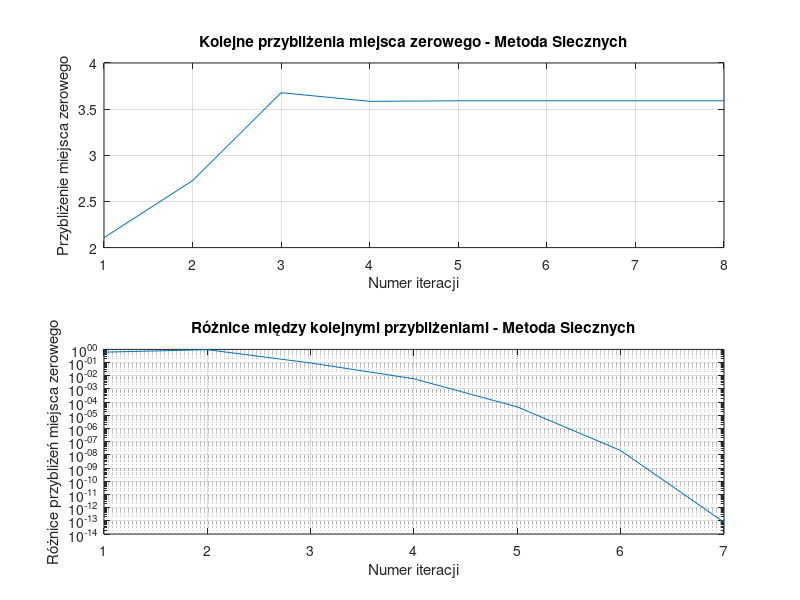

This chart was generated by the following MATLAB code:
function [xvec,xdif,xsolution,ysolution,iterations] = impedance_secant()
% Wyznacza miejsce zerowe funkcji impedance_difference metodą siecznych.
% xvec - wektor z kolejnymi przybliżeniami miejsca zerowego;
%   xvec(1)=x2 przy założeniu, że x0 i x1 są punktami startowymi
% xdif - wektor różnic kolejnych przybliżeń miejsca zerowego
%   xdif(i) = abs(xvec(i+1)-xvec(i));
% xsolution - obliczone miejsce zerowe
% ysolution - wartość funkcji impedance_difference wyznaczona dla f=xsolution
% iterations - liczba iteracji wykonana w celu wyznaczenia xsolution

x0 = 1; % pierwszy punkt startowy metody siecznych
x1 = 10; % drugi punkt startowy metody siecznych
ytolerance = 1e-12;% tolerancja wartości funkcji w przybliżonym miejscu zerowym.
% Warunek abs(f1(xsolution))<ytolerance określa jak blisko zera ma znaleźć
% się wartość funkcji w obliczonym miejscu zerowym funkcji f1(), aby obliczenia
% zostały zakończone.
max_iterations = 1000; % maksymalna liczba iteracji wykonana przez alg. bisekcji

f0 = impedance_difference(x0);
f1 = impedance_difference(x1);

xvec = [];
xdif = [];
xsolution = Inf;
ysolution = Inf;
iterations = max_iterations;

for ii=1:max_iterations
    x2 = x1 - ((f1 * (x1 - x0)) / (f1 - f0));
    xvec(ii,1) = x2;
    f2 = impedance_difference(x2);
    if(abs(f2)<ytolerance)
         xsolution = x2;
         ysolution = f2;
         iterations = ii;
         break
    else
        x0 = x1;
        x1 = x2;
        f0 = f1;
        f1 = f2;
    end
end

xdif = abs(diff(xvec));

% Tworzenie wspólnego wykresu z dwoma panelami (subplotami)
figure;

% Górny wykres: xvec w skali liniowej
subplot(2,1,1);
plot(1:length(xvec), xvec);
xlabel('Numer iteracji');
ylabel('Przybliżenie miejsca zerowego');
title('Kolejne przybliżenia miejsca zerowego - Metoda Siecznych');
grid on;

% Dolny wykres: xdif w skali logarytmicznej
subplot(2,1,2);
semilogy(1:length(xdif), xdif);
xlabel('Numer iteracji');
ylabel('Różnice przybliżeń miejsca zerowego');
title('Różnice między kolejnymi przybliżeniami - Metoda Siecznych');
grid on;

end

function impedance_delta = impedance_difference(f)
% Wyznacza moduł impedancji równoległego obwodu rezonansowego RLC pomniejszoną o wartość M.
% f - częstotliwość
    if f <= 0
        error('Podana częstotliwość jest mniejsza lub równa zero.')
    end
    R = 525;
    C = 7e-5;
    L = 3;
    M = 75;

    Z = 1 / (sqrt(1/(R^2) + (2*pi*f*C - 1 / (2*pi*f*L))^2));

    impedance_delta = Z - M;

end